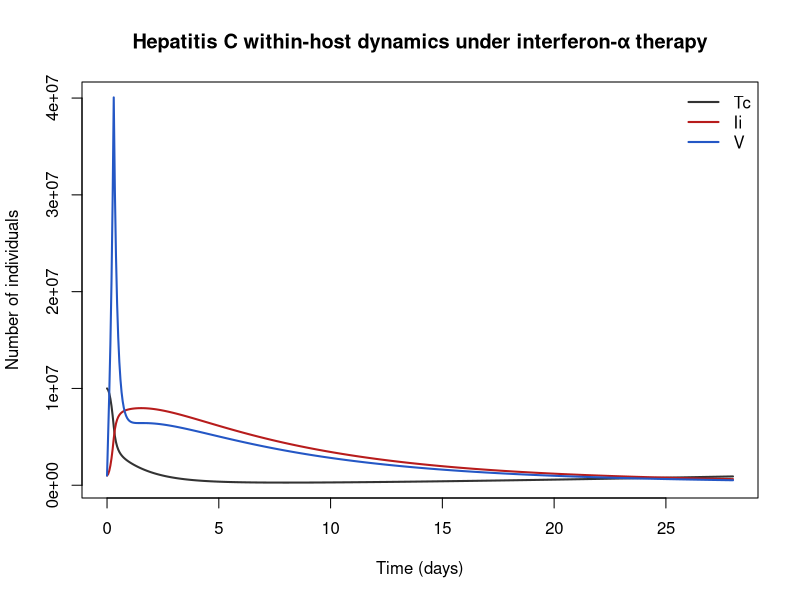

Source code (R):
## Hepatitis C within-host dynamics under interferon-α therapy
## Hepatitis C virus within-host dynamics.
## Structurally identical to the HIV target-cell model — the scientific content is in how therapy enters.
## Parameter values: 0 of 10 checked against the source; the rest are recalled or illustrative.
## Reference: Neumann AU, Lam NP, Dahari H, Gretch DR, Wiley TE, Layden TJ, Perelson AS (1998). Hepatitis C viral dynamics in vivo and the antiviral efficacy of interferon-α therapy. Science 282(5386):103–107
## Source: https://doi.org/10.1126/science.282.5386.103
##
## Generated from a compartmental model diagram (model format v1).
## Regenerating from the same diagram always gives this exact file.
##
## Compartments: Tc, Ii, V
## Flows (time unit: days):
##   (outside) -> Tc  : sh
##   Tc -> (outside)  : dh * Tc
##   Tc -> Ii         : beta * (1 - ei) * V * Tc
##   Ii -> (outside)  : delta * Ii
##   (outside) -> V   : p * (1 - en) * Ii
##   V -> (outside)   : cV * V

library(deSolve)

# ---- Time ------------------------------------------------------------
times <- seq(0, 28, by = 0.05)  # days

# ---- Parameters ------------------------------------------------------
parameters <- c(
  sh = 1e5,      # hepatocyte production rate [illustrative] (cells mL⁻¹ day⁻¹)
  dh = 0.01,     # death rate of uninfected hepatocytes [illustrative] (per day)
  beta = 1e-7,   # infection rate constant [illustrative] (mL virion⁻¹ day⁻¹)
  delta = 0.14,  # death/loss rate of infected hepatocytes; the authors estimated a wide range across patients (≈0.01–0.5 per day), corresponding to infected-cell half-lives of ≈1
  p = 100,       # virion production rate per infected cell [illustrative] (virions cell⁻¹ day⁻¹)
  cV = 6.2,      # virion clearance rate, implying a plasma virion half-life of ≈2.7 hours [unverified; 6.2/day is the headline estimate conventionally attributed to this paper] (
  eta = 0.95,    # interferon efficacy in blocking virion production (dimensionless, 0–1) [recalled]
  eps = 0,       # efficacy in blocking new infections (found to be the minor mechanism) [illustrative] (dimensionless, 0–1)
  tau_rx = 0,    # therapy start time [illustrative] (days)
  tau_lag = 0.3  # pharmacological delay before the drug acts (the authors needed a delay to fit the first hours) [illustrative] (days)
)

# ---- Initial conditions ----------------------------------------------
state <- c(
  Tc = 1e7,  # uninfected target hepatocytes (cells per mL)
  Ii = 1e6,  # productively infected hepatocytes (cells per mL)
  V = 1e6    # free virions (IU or copies per mL)
)

# ---- Model equations -------------------------------------------------
hcv_neumann_interferon_model <- function(t, state, parameters) {
  with(as.list(c(state, parameters)), {
    # Total population
    N <- Tc + Ii + V

    # Derived quantities
    on_rx <- ifelse(t < tau_rx + tau_lag, 0, 1)  # therapy switch including the delay
    en <- eta * on_rx                            # effective production-blocking efficacy
    ei <- eps * on_rx                            # effective infection-blocking efficacy
    R0v <- beta * p * (sh / dh) / (cV * delta)   # within-host reproductive ratio

    # Rates of change
    dTc <- sh - dh * Tc - beta * (1 - ei) * V * Tc
    dIi <- beta * (1 - ei) * V * Tc - delta * Ii
    dV <- p * (1 - en) * Ii - cV * V

    list(c(dTc, dIi, dV))
  })
}

# ---- Solve -----------------------------------------------------------
out <- ode(y = state, times = times, func = hcv_neumann_interferon_model, parms = parameters, hmax = 0.05)
out <- as.data.frame(out)

# ---- Plot ------------------------------------------------------------
compartment_cols <- c(Tc = "#333333", Ii = "#B71C1C", V = "#2457C5")
matplot(out$time, out[, names(compartment_cols)], type = "l", lty = 1, lwd = 2,
        col = compartment_cols, xlab = "Time (days)", ylab = "Number of individuals",
        main = "Hepatitis C within-host dynamics under interferon-α therapy")
legend("topright", legend = names(compartment_cols), col = compartment_cols,
       lty = 1, lwd = 2, bty = "n")
